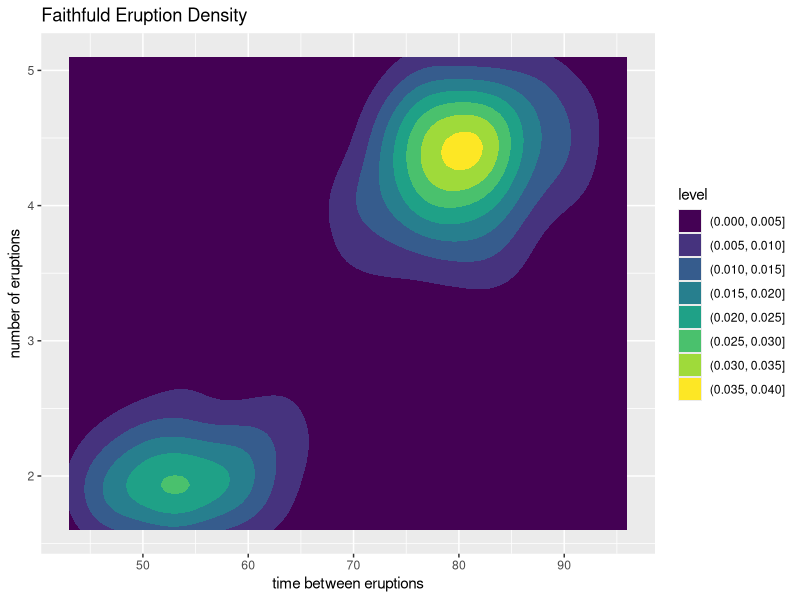
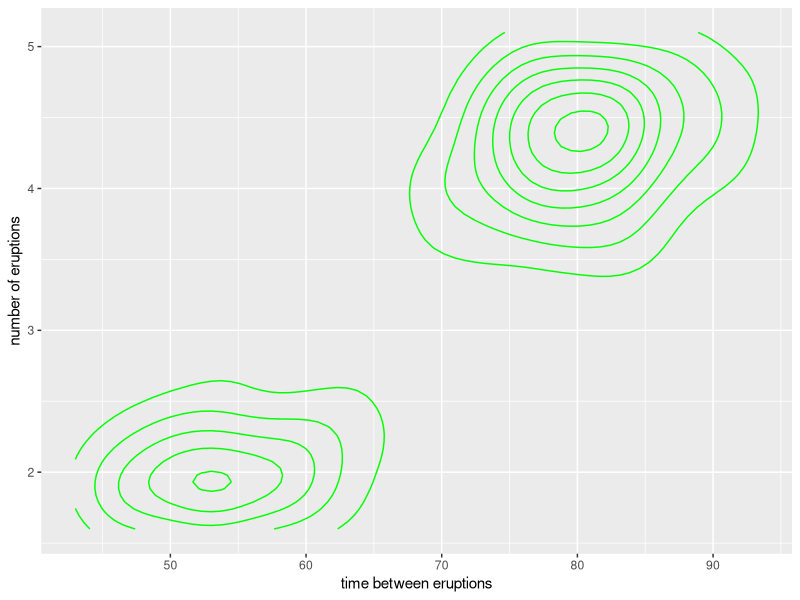
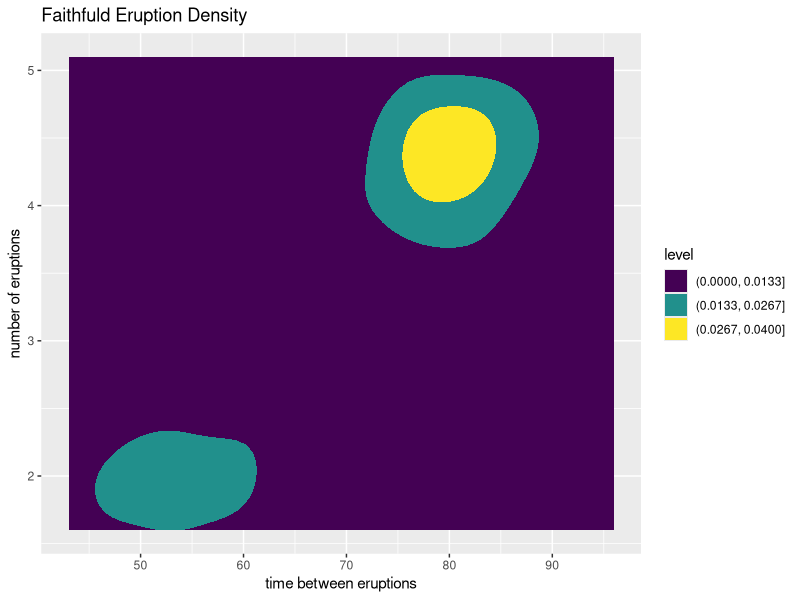
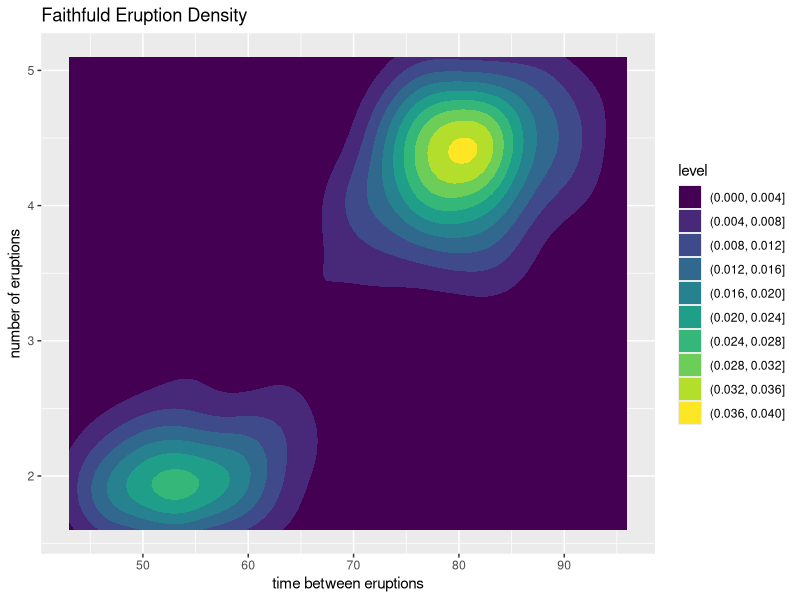
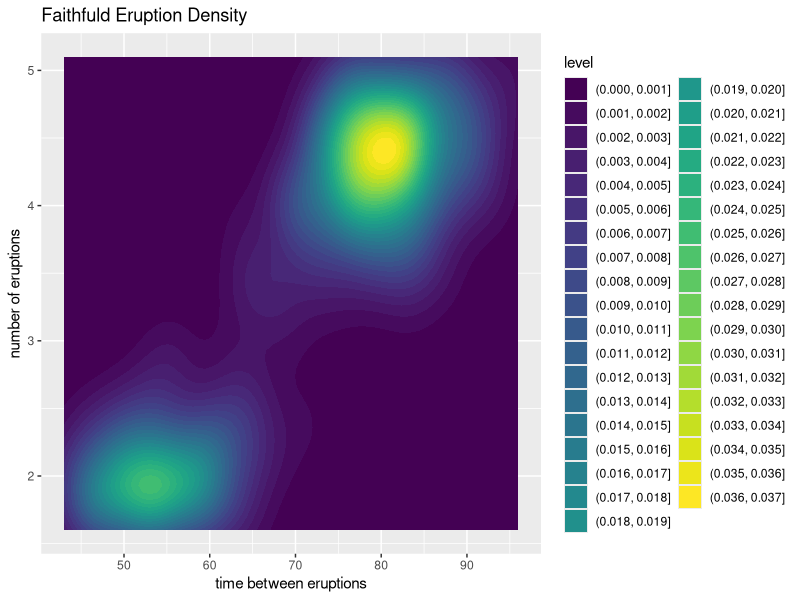
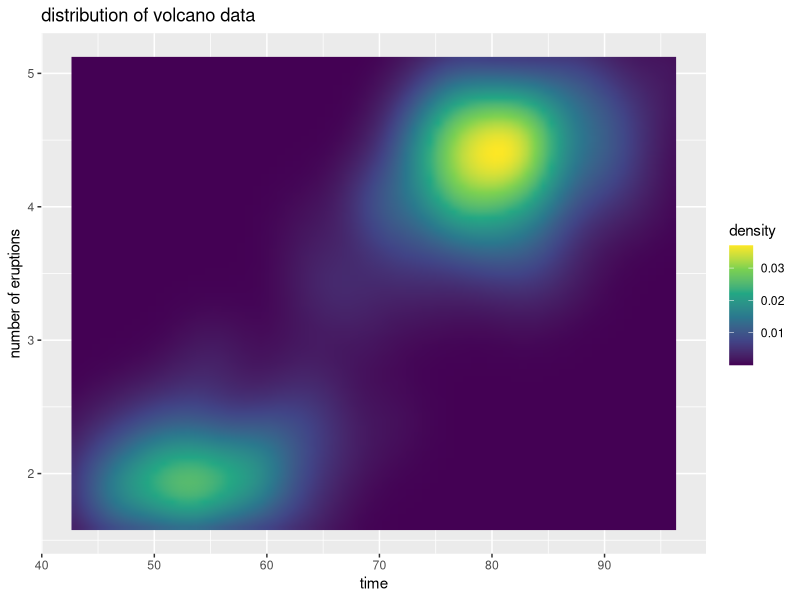
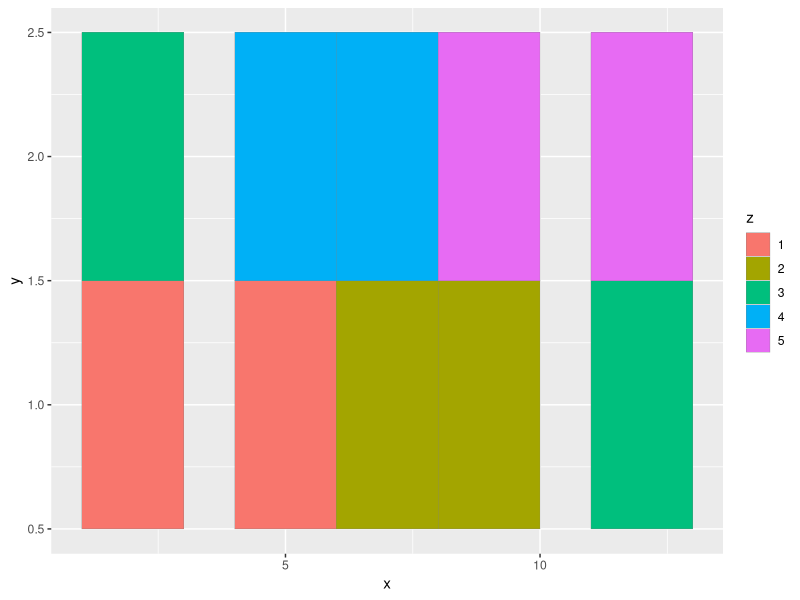

Here is the R script that generated these plots, in order:
## ---- chunk 1
#install.packages("ggplot2")
library(ggplot2)
library(tidyr)

## ---- chunk 2
data("faithfuld")


ggplot(faithfuld, aes(x=waiting, y= eruptions, z=density)) +
  geom_contour_filled(show.legend = TRUE) +
  labs( x = "time between eruptions", y= "number of eruptions", title =  "Faithfuld Eruption Density")

## ---- chunk 3

ggplot(faithfuld, aes(x=waiting, y= eruptions, z=density)) +
  geom_contour(color = "green") +
  labs( x = "time between eruptions", y= "number of eruptions")

## ---- chunk 4

ggplot(faithfuld, aes(x=waiting, y= eruptions, z=density)) +
  geom_contour_filled(show.legend = TRUE, bins = 3) +
  labs( x = "time between eruptions", y= "number of eruptions", title =  "Faithfuld Eruption Density")

ggplot(faithfuld, aes(x=waiting, y= eruptions, z=density)) +
  geom_contour_filled(show.legend = TRUE, bins = 10) +
  labs( x = "time between eruptions", y= "number of eruptions", title =  "Faithfuld Eruption Density")

ggplot(faithfuld, aes(x=waiting, y= eruptions, z=density)) +
  geom_contour_filled(show.legend = TRUE, bins = 40) +
  labs( x = "time between eruptions", y= "number of eruptions", title =  "Faithfuld Eruption Density")

## ---- chunk 5
library(lattice)
library(ggplot2)
library(tidyr)
## ---- chunk 6
data("faithfuld")
faithfuld
## ---- chunk 7
ggplot(faithfuld, aes(waiting, eruptions)) +
  #X and Y values + Data
 geom_raster(aes(fill = density), interpolate = TRUE) + 
#Specific Raster Customization - fill = what to sort by, Interpolate = smoothing
 scale_fill_viridis_c() +
#color
    labs (x = "time", y = "number of eruptions", title = "distribution of volcano data")
#labels

## ---- chunk 8
library(ggplot2)

x <- rep(c(2, 5, 7, 9, 12), 2)
y <- rep(c(1, 2), each = 5)
z <- factor(rep(1:5, each = 2))
  df <- data.frame(x, y, z)
## ---- chunk 9
ggplot(df,aes(x,y)) + geom_tile(aes(fill = z), colour = "grey50")

